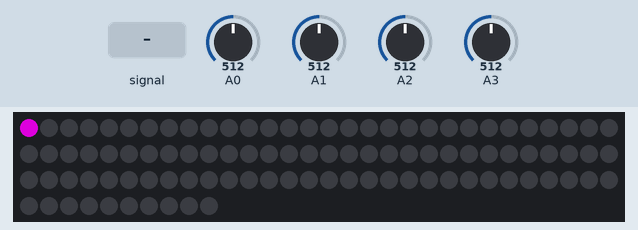
This sketch was run on a simulated Arduino Uno, built with avr-gcc and run on an emulated ATmega328P. On the bench: 100 RGB LEDs in strip order, left to right, continuing on the next row. The inputs (shaded band) are chosen by the test bench; at power-on: A0 = 512, A1 = 512, A2 = 512, A3 = 512. Dim RGB values are drawn brighter than linear.

Above: at 1.2 s.
1.3 s: A0 fed a 2 Hz sine of ±306 counts around its level
At 3.2 s:
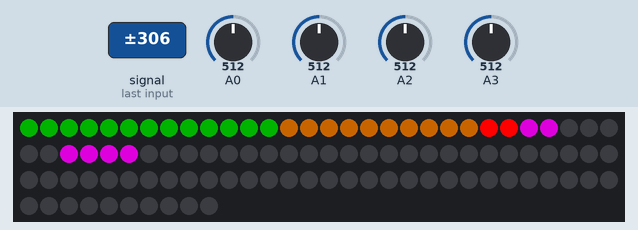
3.4 s: A0 set to 716
At 5.0 s:
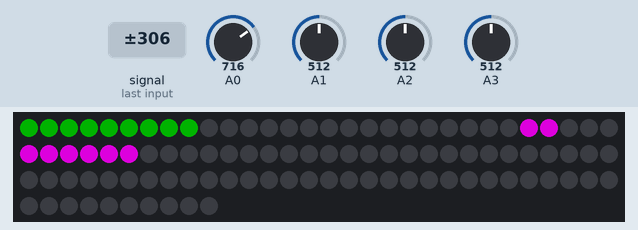
5.7 s: A0 set to 30
At 6.2 s:
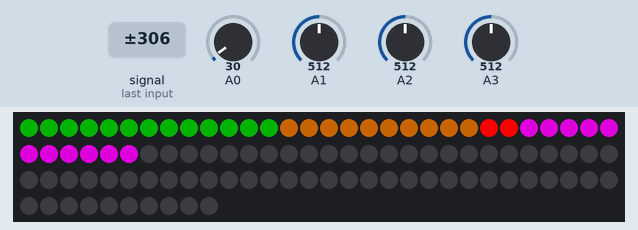
7.2 s: A0 set to 12
9.4 s: A0 set to 32
Timing chart, 0 to 11.9 s (numbered marks = the images above; inputs shaded):
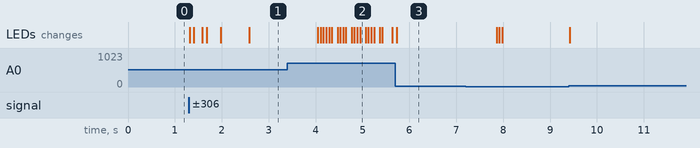

Measured:
- after the input at 1.3 s, the LEDs: first change at once (image 1 shows a later state)
- after the input at 3.4 s, the LEDs: first change after 0.65 s (image 2 shows a later state)
- after the input at 5.7 s, the LEDs: change at once (image 3)

The sketch:

vu_meter.ino
```cpp
int fast0 = 0;
int slow0 = 0;
int fast1 = 0;
int slow1 = 0;
int fast2 = 0;
int slow2 = 0;
int fast3 = 0;
int slow3 = 0;
int sens12 = 100;
int sens34 = 100;
#include <Adafruit_NeoPixel.h>
Adafruit_NeoPixel pixels(100, 3, NEO_GRB + NEO_KHZ800);

void setup(){
    Serial.begin(115200);
    pixels.begin();
    pixels.clear();
}

void loop(){
    int accumulator0 = 0;
    int accumulator1 = 0;
    int accumulator2 = 0;
    int accumulator3 = 0;
    for(int i = 0; i < 25; i++){
        accumulator0 += analogRead(A0);
        accumulator1 += analogRead(A1);
        accumulator2 += analogRead(A2);
        accumulator3 += analogRead(A3);
        delayMicroseconds(50);
    }
    for(int i = 0; i < 25; i++){
        accumulator0 += analogRead(A0);
        accumulator1 += analogRead(A1);
        accumulator2 += analogRead(A2);
        accumulator3 += analogRead(A3);
        delayMicroseconds(70);
    }

    accumulator0 = map(sqrt(20*accumulator0),0,50,0,sens12);
    accumulator1 = map(log(accumulator1),0,50,0,sens12);
    accumulator2 = map(log(accumulator2),0,50,0,sens12);
    accumulator3 = map(log(accumulator3),0,50,0,sens12);

    fast0 = fast0 - 5;
    fast0 = max(fast0, accumulator0);
    slow0 = slow0 - 1;
    slow0 = max(slow0, accumulator0);


    fast1 = fast1 - 5;
    fast1 = max(fast1, accumulator1);
    slow1 = slow1 - 1;
    slow1 = max(slow1, accumulator1);


    fast2 = fast2 - 5;
    fast2 = max(fast2, accumulator2);
    slow2 = slow2 - 1;
    slow2 = max(slow2, accumulator2);


    fast3 = fast3 - 5;
    fast3 = max(fast3, accumulator3);
    slow3 = slow3 - 1;
    slow3 = max(slow3, accumulator3);

    for(int j = 0; j <25;j++){
        if(fast0/10 >= j){
            if(j > 22){
                pixels.setPixelColor(j, pixels.Color(255, 0, 0));
            }else if(j > 12){
                pixels.setPixelColor(j, pixels.Color(100, 50, 0));
            }else{
                pixels.setPixelColor(j, pixels.Color(0, 60, 0));
            }
        }else{
            pixels.setPixelColor(j,0);
        }
    }
    pixels.setPixelColor(int(slow0/10),pixels.Color(150,00,150));

    pixels.show();   // Send the updated pixel colors to the hardware.

}
```
